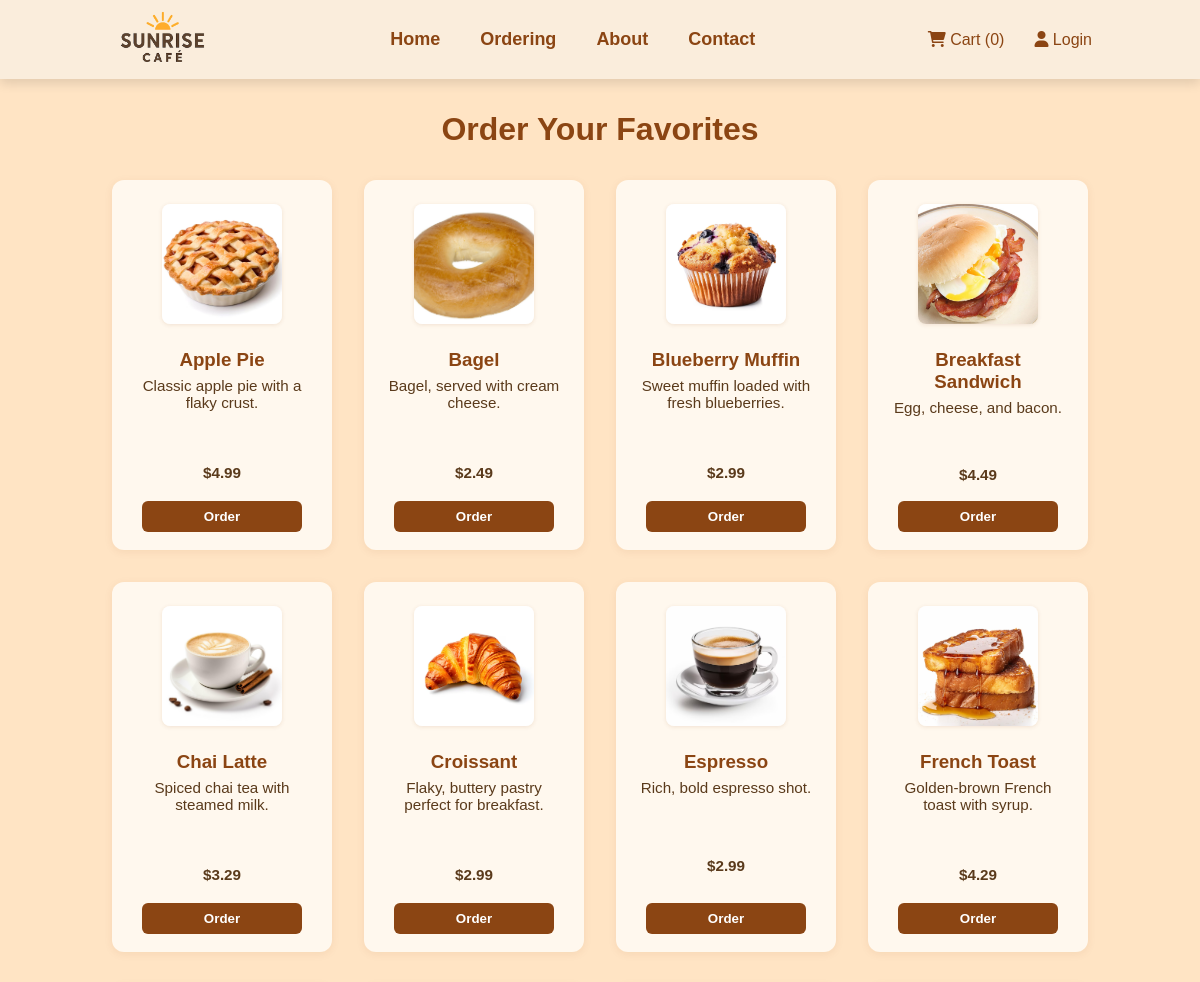
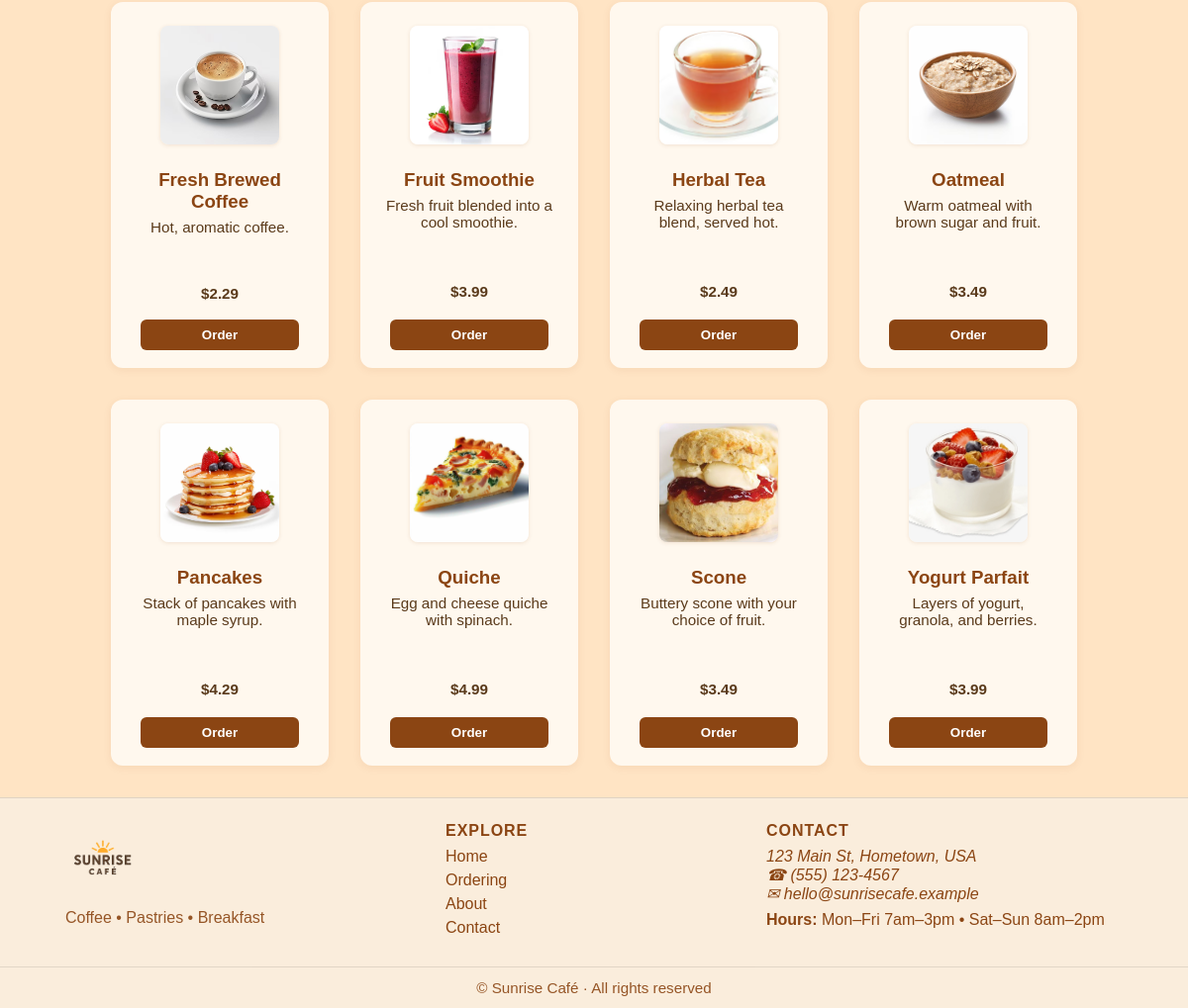
/ordering, run on the app's committed database (2 pictures, top to bottom).
### app.py (models this page shows, shortened)
class Product(db.Model):
    id = db.Column(db.Integer, primary_key=True)
    name = db.Column(db.String(100), unique=True, nullable=False)
    description = db.Column(db.String(200), nullable=False)
    price = db.Column(db.Float, nullable=False)
    image_url = db.Column(db.String(100), nullable=False)
    stock = db.Column(db.Integer, nullable=False, default=0) # Inventory tracking

### app.py (the view)
@app.route('/ordering')
def ordering():
    products = Product.query.order_by(Product.name).all()
    return render_template("ordering.html", products=products)

### templates/ordering.html
{% extends "template.html" %}
{% block head %}
  <link rel="stylesheet" href="{{url_for('static', filename='ordering.css')}}">
{% endblock %}
{% block body %}
  <main class="ordering-menu container">
    <h2 class="menu-title">Order Your Favorites</h2>
    <div class="menu-grid">
      {% for product in products %}
      <div class="menu-item">
        <img src="{{ url_for('static', filename=product.image_url) }}" alt="{{ product.name }}" class="menu-img">
        <h3>{{ product.name }}</h3>
        <p>{{ product.description }}</p>
        <p class="menu-price">${{ "%.2f"|format(product.price) }}</p>
        {% if product.stock > 0 %}
          <button class="order-btn">Order</button>
        {% else %}
          <button class="order-btn" disabled>Out of Stock</button>
        {% endif %}
      </div>
      {% endfor %}
    </div>
  </main>
{% endblock %}

### templates/template.html (shortened to what this page needs)
<!DOCTYPE html>
<html lang="en">
  <head>
    <link rel="stylesheet" href="https://cdnjs.cloudflare.com/ajax/libs/font-awesome/6.0.0-beta3/css/all.min.css">
    {% block head %}{% endblock %}
  </head>
  <body class = "{% block bodyclass %}{% endblock %}">
    <header class="site-header container">
    <h1 class="logo"><img src="{{url_for('static', filename='Images/image.png')}}" alt="Sunrise Cafe Logo"></h1>
    <nav class="main-nav">
      <ul>
        <li><a href="{{url_for('index')}}">Home</a></li>
        <li><a href="{{url_for('ordering')}}">Ordering</a></li>
        <li><a href="{{url_for('about')}}">About</a></li>
        <li><a href="#footer">Contact</a></li>
      </ul>
    </nav>
    <div class="icons">
    <a href="{{url_for('cart')}}" id="cart-link">
        <i class="fa-solid fa-cart-shopping"></i> Cart (<span id="cart-count">0</span>)
    </a>
    {% if current_user.is_authenticated %}
      {% if current_user.is_admin %}
        <span class="nav-welcome">
          Welcome, <a href="{{ url_for('admin') }}" class="admin-link">Admin</a>!
        </span>
      {% else %}
        <span class="nav-welcome">Welcome, {{ current_user.username }}!</span>
      {% endif %}
      <a href="{{url_for('logout')}}" class="login-link">
        <i class="fa-solid fa-sign-out-alt"></i> Logout
      </a>
    {% else %}
      <a href="#" id="login-btn" class="login-link">
        <i class="fa-solid fa-user"></i> Login
      </a>
    {% endif %}
    </div>
    </header>
    {% block body %}{% endblock %}
    <footer id="footer" class="site-footer container" aria-label="Site footer">
      <div class="footer-inner">
        <section class="footer-col brand">
          <h2 class="footer-logo">
            <img src="{{url_for('static', filename='Images/image.png')}}" alt="Sunrise Cafe Logo">
          </h2>
          <p class="footer-tagline">Coffee • Pastries • Breakfast</p>
        </section>
        <nav class="footer-col links" aria-label="Quick links">
          <h3>Explore</h3>
          <ul>
            <li><a href="{{url_for('index')}}">Home</a></li>
            <li><a href="{{url_for('ordering')}}">Ordering</a></li>
            <li><a href="{{url_for('about')}}">About</a></li>
            <li><a href="#footer">Contact</a></li>
          </ul>
        </nav>
        <section class="footer-col contact" aria-label="Contact">
          <h3>Contact</h3>
          <address>
            123 Main St, Hometown, USA<br>
            <a href="tel:+15551234567" class="footer-link">☎ (555) 123-4567</a><br>
            <a href="mailto:hello@sunrisecafe.example" class="footer-link">✉ hello@sunrisecafe.example</a>
          </address>
          <p class="hours"><strong>Hours:</strong> Mon–Fri 7am–3pm • Sat–Sun 8am–2pm</p>
        </section>
      </div>
      <div class="footer-bottom">
        ©  Sunrise Café · All rights reserved
      </div>
    </footer>
  </body>
</html>

### static/ordering.css (style rules this page uses)
.ordering-menu { margin: 2em auto; max-width: 1000px; text-align: center; }
.menu-title { font-size: 2em; margin-bottom: 1em; color: #8B4513; }
.menu-grid { display: flex; flex-wrap: wrap; gap: 2em; justify-content: center; }
.menu-item { background: #fff8ee; border-radius: 12px; box-shadow: 0 2px 8px rgba(139,69,19,0.08); padding: 1.5em; width: 220px; display: flex; flex-direction: column; align-items: center; position: relative; min-height: 370px; }
.menu-img { width: 120px; height: 120px; object-fit: cover; border-radius: 8px; margin-bottom: 1em; box-shadow: 0 1px 4px rgba(139,69,19,0.12); }
.menu-item h3 { margin: 0.5em 0 0.3em 0; color: #8B4513; }
.menu-item p { font-size: 0.95em; margin-bottom: 1em; color: #5a3a1b; flex: 1 1 auto; }
.menu-price { display: block; font-size: 1.15em; color: #8B4513; font-weight: bold; margin: 0.5em 0; text-align: center; }
.order-btn { background: #8B4513; color: #fff; border: none; border-radius: 6px; padding: 0.6em 1.2em; font-weight: bold; cursor: pointer; transition: background 0.2s, color 0.2s; position: absolute; left: 50%; bottom: 18px; transform: translateX(-50%); width: 80%; max-width: 160px; }

### static/base.css (style rules this page uses)
* { margin: 0; padding: 0; box-sizing: border-box; list-style: none; font-family: 'Comic Sans MS', sans-serif; text-decoration: none; }
html { scroll-behavior: smooth; }
body { min-height: 100vh; display: flex; flex-direction: column; background-color: bisque; }
header { display: flex; justify-content: space-between; align-items: center; padding: 0 8px; background: #faeddc; box-shadow: 0 5px 10px rgba(0,0,0,0.11); height: 79px; }
.logo img { height: 110px; width: auto; object-fit: contain; vertical-align: middle; padding-left: 100px; }
.main-nav ul { display: flex; flex-direction: row; gap: 40px; align-items: center; font-weight: bold; font-size: large; }
.main-nav a { color: #8B4513; transition: background 0.2s, color 0.2s; }
.icons { display: flex; gap: 30px; align-items: center; padding-right: 100px; }
.icons a, .icons a i { color: #8B4513; transition: color 0.2s; }
.site-footer { background: #faeddc; color: #8B4513; border-top: 1px solid rgba(0,0,0,0.11); margin-top: auto; }
.site-footer a { color: #8B4513; text-decoration: none; }
.footer-inner { max-width: 1100px; margin: 0 auto; padding: 24px 16px; display: grid; gap: 24px; grid-template-columns: 1.2fr 1fr 1.2fr; }
.footer-col h3 { margin: 0 0 8px; font-size: 1rem; text-transform: uppercase; letter-spacing: .06em; }
.footer-logo img { height: 76px; width: auto; object-fit: contain; }
.footer-tagline { margin-top: 6px; opacity: .9; }
.footer-col ul { padding: 0; margin: 0; }
.footer-col li { margin: 6px 0; }
.hours { margin-top: 8px; }
.footer-bottom { border-top: 1px solid rgba(0,0,0,0.11); text-align: center; padding: 12px 16px; font-size: .95rem; opacity: .9; }

### data on the page
Product: image_url (picture), name "Apple Pie", description "Classic apple pie with a flaky crust.", price "4.99", stock "Order"
Product: image_url (picture), name "Bagel", description "Bagel, served with cream cheese.", price "2.49", stock "Order"
Product: image_url (picture), name "Blueberry Muffin", description "Sweet muffin loaded with fresh blueberries.", price "2.99", stock "Order"
Product: image_url (picture), name "Breakfast Sandwich", description "Egg, cheese, and bacon.", price "4.49", stock "Order"
Product: image_url (picture), name "Chai Latte", description "Spiced chai tea with steamed milk.", price "3.29", stock "Order"
Product: image_url (picture), name "Croissant", description "Flaky, buttery pastry perfect for breakfast.", price "2.99", stock "Order"
Product: image_url (picture), name "Espresso", description "Rich, bold espresso shot.", price "2.99", stock "Order"
Product: image_url (picture), name "French Toast", description "Golden-brown French toast with syrup.", price "4.29", stock "Order"
Product: image_url (picture), name "Fresh Brewed Coffee", description "Hot, aromatic coffee.", price "2.29", stock "Order"
Product: image_url (picture), name "Fruit Smoothie", description "Fresh fruit blended into a cool smoothie.", price "3.99", stock "Order"
Product: image_url (picture), name "Herbal Tea", description "Relaxing herbal tea blend, served hot.", price "2.49", stock "Order"
Product: image_url (picture), name "Oatmeal", description "Warm oatmeal with brown sugar and fruit.", price "3.49", stock "Order"
Product: image_url (picture), name "Pancakes", description "Stack of pancakes with maple syrup.", price "4.29", stock "Order"
Product: image_url (picture), name "Quiche", description "Egg and cheese quiche with spinach.", price "4.99", stock "Order"
Product: image_url (picture), name "Scone", description "Buttery scone with your choice of fruit.", price "3.49", stock "Order"
Product: image_url (picture), name "Yogurt Parfait", description "Layers of yogurt, granola, and berries.", price "3.99", stock "Order"
